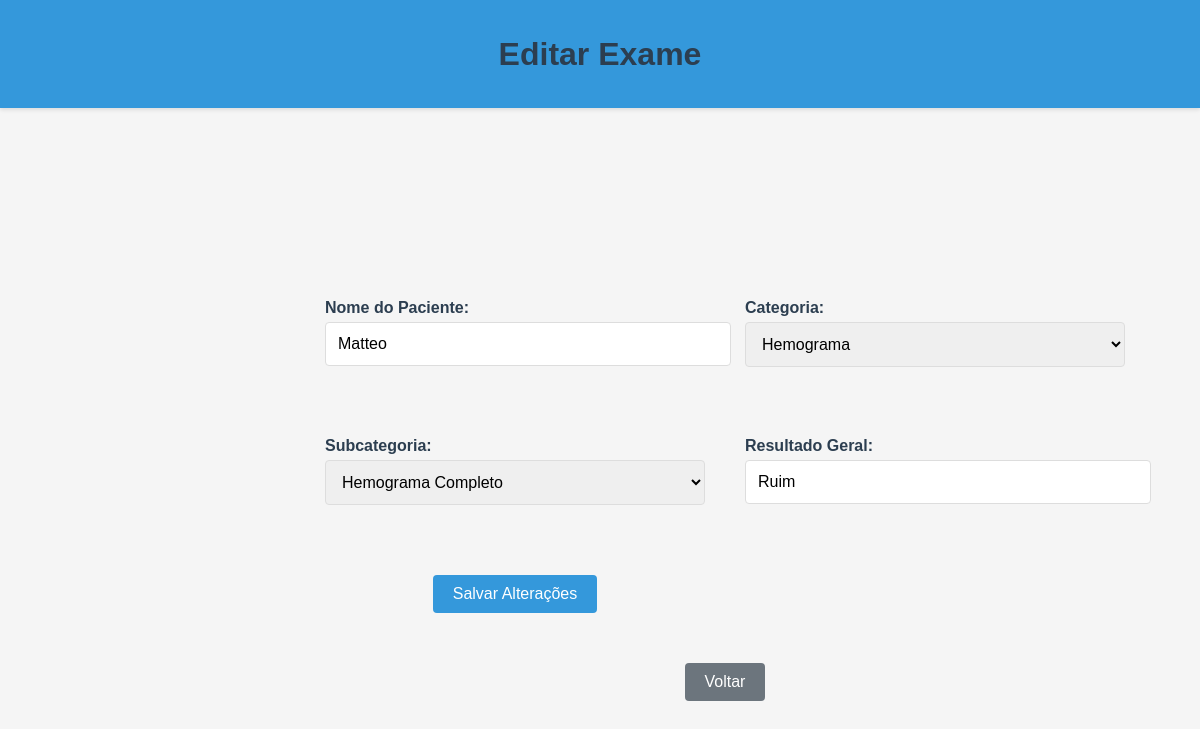
Page /edit/1 on the earlier database version.
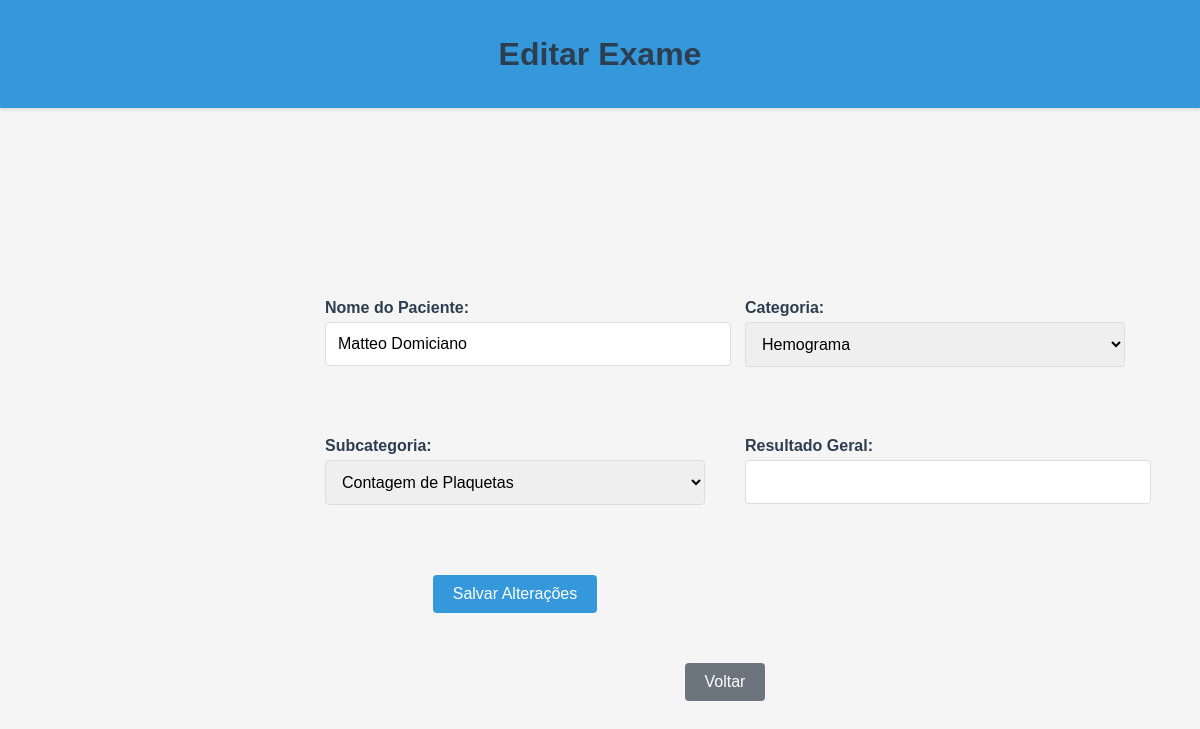
Same page on the later database version.
### app/models.py (models this page shows, shortened)
class Exam(db.Model):
    id = db.Column(db.Integer, primary_key=True)
    patient_name= db.Column(db.Integer, db.ForeignKey('user.id'), nullable=False)  # Relação com User
    category = db.Column(db.String(100), nullable=False)
    subcategory = db.Column(db.String(100), nullable=False)
    result = db.Column(db.String(100), nullable=False)
    details = db.Column(JSON)  # Campo JSON para armazenar os detalhes específicos

### app/app.py (the view, shortened to what this page needs)
@app.route('/edit/<int:exam_id>', methods=['GET', 'POST'])
def edit_exam(exam_id):
    exam = Exam.query.get_or_404(exam_id)
    return render_template('edit_exam.html', exam=exam, exam_types=EXAM_TYPES, exam_subcategories=EXAM_SUBCATEGORIES)

### app/templates/edit_exam.html (shortened to what this page needs)
<!DOCTYPE html>
<html lang="pt-BR">
<head>
    <link rel="stylesheet" href="{{ url_for('static', filename='style/mainpage.css') }}">
</head>
<body>
    <div class="fixed-header">
        <h1>Editar Exame</h1>
    </div>
    <div class="home-container">
        <form action="{{ url_for('edit_exam', exam_id=exam.id) }}" method="POST">
            <div class="form-group">
                <label for="patient_name">Nome do Paciente:</label>
                <input type="text" id="patient_name" name="patient_name" value="{{ exam.patient_name }}" required>
            </div>
            <div class="form-group">
                <label for="category">Categoria:</label>
                <select id="category" name="category" required>
                    {% for exam_type in exam_types %}
                        <option value="{{ exam_type }}" {% if exam.category == exam_type %}selected{% endif %}>{{ exam_type }}</option>
                    {% endfor %}
                </select>
            </div>
            <div class="form-group">
                <label for="subcategory">Subcategoria:</label>
                <select id="subcategory" name="subcategory" required>
                    {% for subcat in exam_subcategories[exam.category] %}
                        <option value="{{ subcat }}" {% if exam.subcategory == subcat %}selected{% endif %}>{{ subcat }}</option>
                    {% endfor %}
                </select>
            </div>
            <div class="form-group">
                <label for="result">Resultado Geral:</label>
                <input type="text" id="result" name="result" value="{{ exam.result }}" required>
            </div>
            <div class="form-group">
                <button type="submit">Salvar Alterações</button>
            </div>
        </form>
        <button onclick="goBack()" class="btn-back">Voltar</button>
    </div>
</body>
</html>

Differences in the rows shown:
changed Exam "Hemograma": patient_name "Matteo" → "Matteo Domiciano"; subcategory "Hemograma Completo" → "Contagem de Plaquetas"; result "Ruim" → (not shown)
